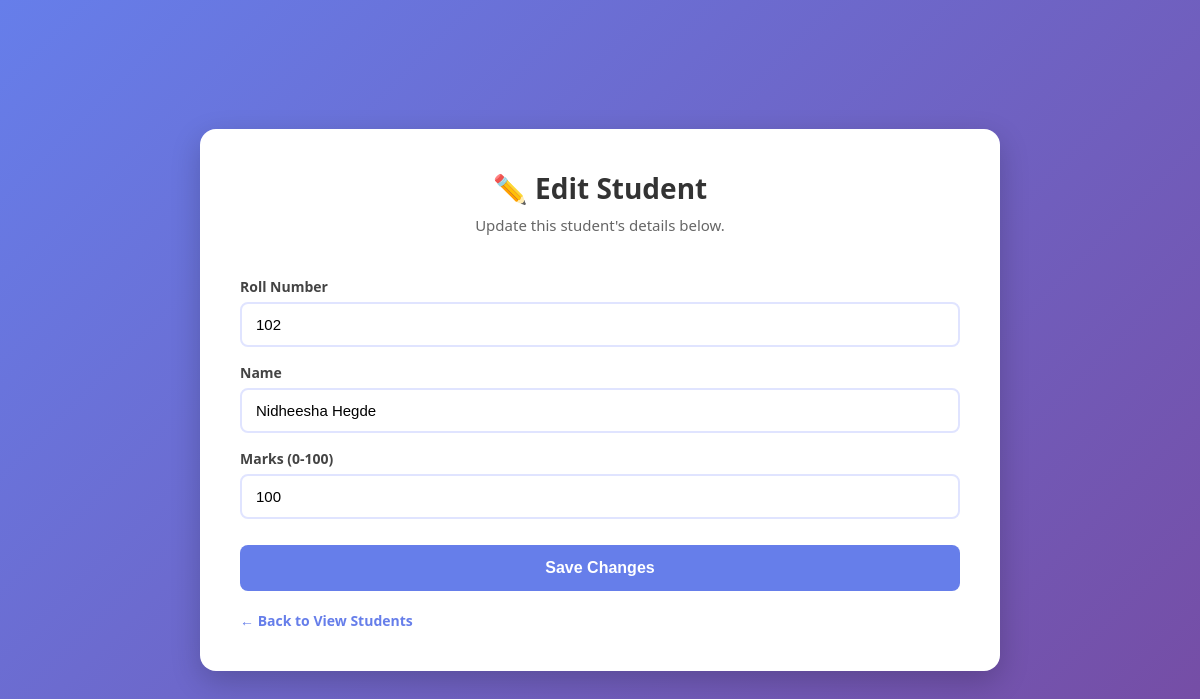
Page /edit/2 on the committed database.
### tables this page shows
CREATE TABLE students (
            id INTEGER PRIMARY KEY AUTOINCREMENT,
            roll_no INTEGER NOT NULL UNIQUE,
            name TEXT NOT NULL,
            marks INTEGER NOT NULL
        );

### app.py (the view, shortened to what this page needs)
@app.route("/edit/<int:student_id>", methods=["GET", "POST"])
def edit_student(student_id):
    student = database.get_student_by_id(student_id)
    if student is None:
        return "Student not found.", 404
    error_message = None
    return render_template("edit.html", student=student, error_message=error_message)

### database.py (called while the page is built)
def get_connection():
    connection = sqlite3.connect(DATABASE_NAME)
    connection.row_factory = sqlite3.Row  # lets us access columns by name, like row["name"]
    return connection

def get_student_by_id(student_id):
    connection = get_connection()
    cursor = connection.cursor()
    cursor.execute("SELECT * FROM students WHERE id = ?", (student_id,))
    row = cursor.fetchone()
    connection.close()
    return row

### templates/edit.html (shortened to what this page needs)
<!DOCTYPE html>
<html lang="en">
<head>
    <link rel="stylesheet" href="{{ url_for('static', filename='style.css') }}">
</head>
<body>
    <div class="container">
        <h1>✏️ Edit Student</h1>
        <p class="subtitle">Update this student's details below.</p>
        <form method="POST" class="student-form">
            <label for="roll_no">Roll Number</label>
            <input type="text" id="roll_no" name="roll_no" value="{{ student['roll_no'] }}" required>
            <label for="name">Name</label>
            <input type="text" id="name" name="name" value="{{ student['name'] }}" required>
            <label for="marks">Marks (0-100)</label>
            <input type="text" id="marks" name="marks" value="{{ student['marks'] }}" required>
            <button type="submit" class="btn-primary">Save Changes</button>
        </form>
        <a href="/students" class="back-link">&larr; Back to View Students</a>
    </div>
</body>
</html>

### static/style.css (style rules this page uses)
* { margin: 0; padding: 0; box-sizing: border-box; }
body { font-family: 'Segoe UI', Arial, sans-serif; background: linear-gradient(135deg, #667eea 0%, #764ba2 100%); min-height: 100vh; display: flex; align-items: center; justify-content: center; padding: 20px; }
.container { background: #ffffff; max-width: 800px; width: 100%; padding: 40px; border-radius: 16px; box-shadow: 0 10px 30px rgba(0, 0, 0, 0.2); }
h1 { text-align: center; color: #333333; font-size: 28px; margin-bottom: 8px; }
.subtitle { text-align: center; color: #666666; margin-bottom: 32px; font-size: 15px; }
.student-form { display: flex; flex-direction: column; gap: 6px; }
.student-form label { font-weight: 600; color: #444444; font-size: 14px; margin-top: 10px; }
.student-form input { padding: 12px 14px; border: 2px solid #e0e4ff; border-radius: 8px; font-size: 15px; outline: none; transition: border-color 0.2s ease; }
.btn-primary { margin-top: 20px; padding: 14px; background: #667eea; color: #ffffff; border: none; border-radius: 8px; font-size: 16px; font-weight: 600; cursor: pointer; transition: background 0.2s ease; }
.back-link { display: inline-block; margin-top: 20px; color: #667eea; text-decoration: none; font-weight: 600; font-size: 14px; }

### rows in the picture
students: roll_no "102", name "Nidheesha Hegde", marks "100"
